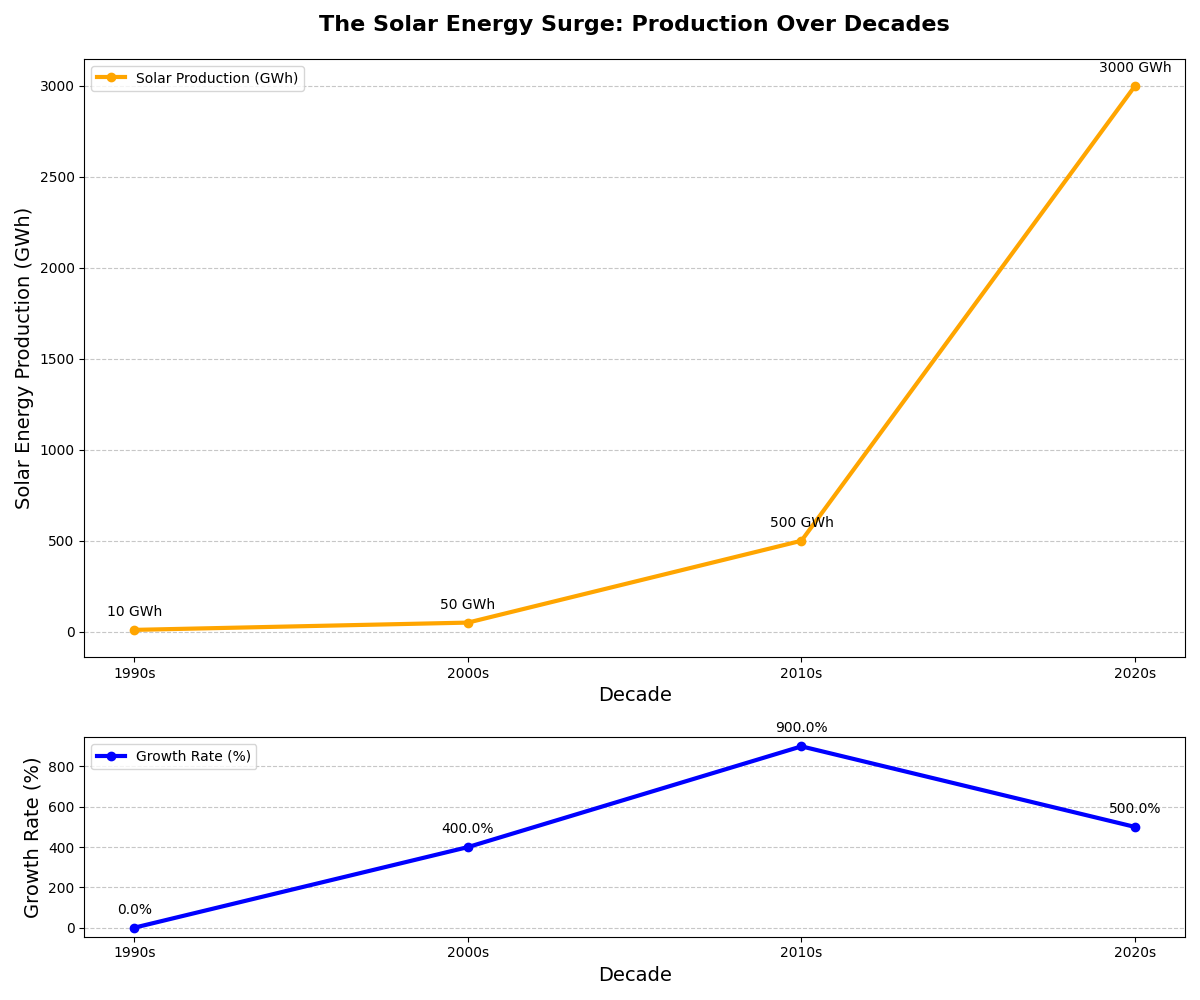

Here is the Python script that generated this plot:
import matplotlib.pyplot as plt
import numpy as np

# Backstory:
# The chart represents the journey of "Solar Energy Production Over Decades," highlighting how solar energy production
# has grown significantly over the past few decades. Additionally, a subplot shows percentage growth to provide 
# further insights into the increase of solar energy production.

# Defining decades and corresponding solar energy production data (in GWh)
decades = ['1990s', '2000s', '2010s', '2020s']
solar_production = np.array([10, 50, 500, 3000])

# Calculate percentage growth between decades
def calculate_growth(data):
    growth = []
    for i in range(1, len(data)):
        growth.append((data[i] - data[i-1]) / data[i-1] * 100)
    growth.insert(0, 0)  # 0 growth for the first decade
    return growth

growth_rates = calculate_growth(solar_production)

# Setting up the subplots
fig, axs = plt.subplots(2, 1, figsize=(12, 10), gridspec_kw={'height_ratios': [3, 1]})

# Primary plot: Solar Energy Production Over Decades
axs[0].plot(decades, solar_production, marker='o', linestyle='-', linewidth=3, color='orange', label='Solar Production (GWh)')

# Set titles and labels for the primary plot
axs[0].set_title("The Solar Energy Surge: Production Over Decades", fontsize=16, fontweight='bold', pad=20)
axs[0].set_xlabel("Decade", fontsize=14)
axs[0].set_ylabel("Solar Energy Production (GWh)", fontsize=14)
axs[0].legend(loc='upper left')
axs[0].yaxis.grid(True, linestyle='--', alpha=0.7)

# Annotations for each data point
for i, value in enumerate(solar_production):
    axs[0].annotate(f'{value} GWh', (decades[i], solar_production[i]),
                    textcoords="offset points", xytext=(0, 10), ha='center')

# Secondary plot: Percentage Growth of Solar Energy Production
axs[1].plot(decades, growth_rates, marker='o', linestyle='-', linewidth=3, color='blue', label='Growth Rate (%)')
axs[1].set_xlabel("Decade", fontsize=14)
axs[1].set_ylabel("Growth Rate (%)", fontsize=14)
axs[1].legend(loc='upper left')
axs[1].yaxis.grid(True, linestyle='--', alpha=0.7)

# Annotations for each growth point
for i, value in enumerate(growth_rates):
    axs[1].annotate(f'{value:.1f}%', (decades[i], growth_rates[i]), 
                    textcoords="offset points", xytext=(0, 10), ha='center')

# Adjust layout
plt.tight_layout()

# Display the plots
plt.show()
